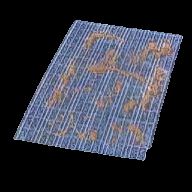
%> input picture Algorithms/ENHANCED.png, 192 x 192 px
$ octave --eval "result = Retinex_Generation(imread('ENHANCED.png'));"   (GNU Octave 9; MATLAB toolbox functions it lacks are replaced by stand-ins)
%> lines starting %> are read from the running program, lines starting %| are printed output that depends on the picture
### Algorithms/PMR_Retinex.m
function Value = PMR_Retinex(I,mask,x,y)
%% Block-Based Processing
    % Seperate an array into small blocks.
    RAW = I;
    B = im2col(RAW,[5 5],'sliding');
    BOX = zeros([5,5,size(B,2)]);
    for i = 1:size(B,2)
        BOX(:,:,i) = reshape(B(:,i),5,5);
    end
    Value = zeros([1,size(B,2)]);
    for i = 1:size(B,2)
        % Block Initialization.
        T = BOX(:,:,i) + 1;
        T = T(mask > 0);
        T1 = T(1:end-1);
        T2 = T(2:end);
        % Ratio Calculation (R).
        R = T2 ./ T1;
        R(R>1) = 1;
        % Partial Cummulative Product
        Value(i) = prod(R,1);
    end
    Value = reshape(Value,x,y);
end

### Algorithms/Retinex_Generation.m
function [newimg] = Retinex_Generation(img)
    [x,y,z] = size(img);
%> x = 192; y = 192; z = 3
    if z == 3
        img = rgb2gray(img);
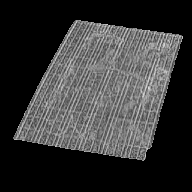
%> img: size 192x192 uint8; min 0, max 222, mean 54
    end
    mask1 = [0	0	0	0	0;
             0	0	0	0	0;
             0	0	1	0	1;
             0	0	0	1	1;
             0	0	0	0	1];
%     mask2 = [0	0	0	0	0;
%              0	0	0	0	0;
%              0	0	1	0	0;
%              0	1	0	0	0;
%              1	1	1	0	0];
%     mask3 = [0	0	1	1	1;
%              0	0	0	1	0;
%              0	0	1	0	0;
%              0	0	0	0	0;
%              0	0	0	0	0];
%     mask4 = [1	1	1	0	0;
%              0	1	0	0	0;
%              0	0	1	0	0;
%              0	0	0	0	0;
%              0	0	0	0	0];
    X = double(img);
    X = padarray(X,[4 4],'both','symmetric');
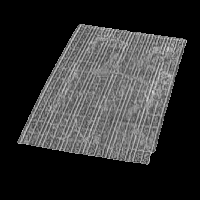
%> X: size 200x200 double; min 0, max 222, mean 49.8
    X1 = X(1:end-4,1:end-4);
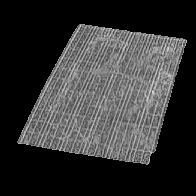
%> X1: size 196x196 double; min 0, max 222, mean 51.9
%     X2 = X(1:end-4,5:end);
%     X3 = X(5:end,1:end-4);
%     X4 = X(5:end,5:end);
    Retinex1  = PMR_Retinex(X1,mask1,x,y);
%> in PMR_Retinex, `Value = reshape(Value,x,y);`:
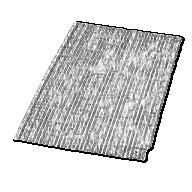
%> Value: size 192x192 double; min 3.17e-05, max 1, mean 0.849
% [5 lines of commented-out code are left out]
    newimg = Retinex1;
end
